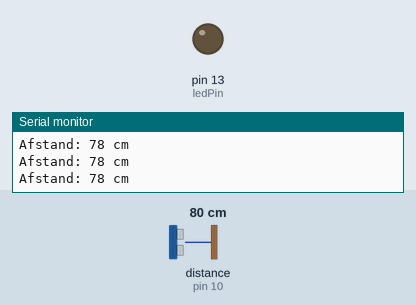
Recording of a sketch running on a simulated Arduino Uno, built with avr-gcc and run on an emulated ATmega328P. On the bench: output pins drawn as LEDs (lit = HIGH), the last lines printed to the serial monitor. Wiring (inferred from the names in the program): ultrasonic range finder: trigger pin 9; echo pin 10. The inputs (shaded band) are chosen by the test bench; at power-on: distance to the obstacle (sensor on pin 10) 80 cm. The echo pulse lasts 58.3 µs per cm; pins used as bus, display or sensor lines are not drawn.

Above: at 1.3 s.
1.4 s: distance to the obstacle (sensor on pin 10) set to 7 cm
2.9 s: distance to the obstacle (sensor on pin 10) set to 4 cm
At 3.4 s:
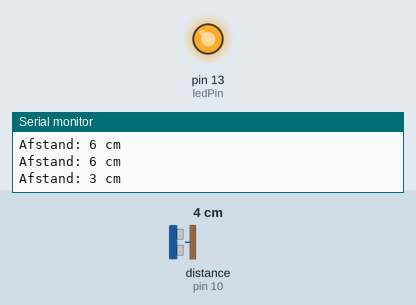
4.5 s: distance to the obstacle (sensor on pin 10) set to 9 cm
At 5.7 s:
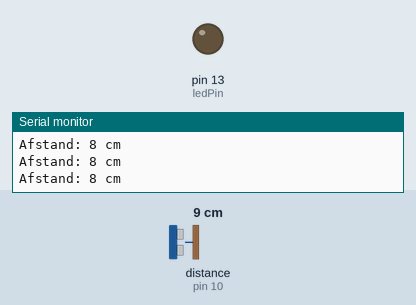
6.0 s: distance to the obstacle (sensor on pin 10) set to 2 cm
At 7.2 s:
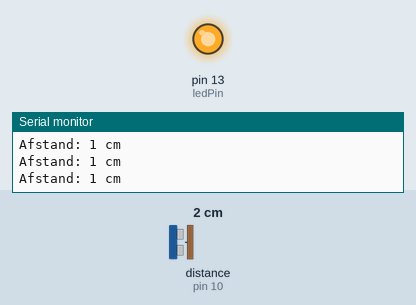
Timing chart, 0 to 8.5 s (numbered marks = the images above; inputs shaded):
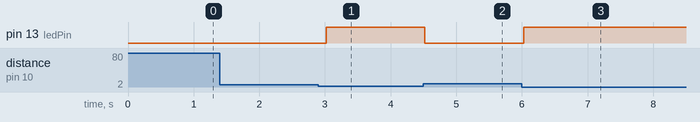

Measured:
- the behaviour switches between 6 and 5 cm on distance to the obstacle (sensor on pin 10) (found by bisection; images 0 and 1)
- after the input at 2.9 s, pin 13 (ledPin): LOW → HIGH after 0.12 s
- after the input at 4.5 s, pin 13 (ledPin): HIGH → LOW at once
- after the input at 6.0 s, pin 13 (ledPin): LOW → HIGH at once

The sketch:

ultrasone.ino
```cpp
// Pinconfiguratie
const int trigPin = 9; // Pin voor het trigger-signaal van de ultrasone sensor
const int echoPin = 10; // Pin voor het echo-signaal van de ultrasone sensor
const int ledPin = 13; // Pin voor de LED

// Variabelen
long duration;
int distance;

void setup() {
  Serial.begin(9600);
  pinMode(trigPin, OUTPUT);
  pinMode(echoPin, INPUT);
  pinMode(ledPin, OUTPUT);
}

void loop() {
  // Stuur ultrasone puls om afstand te meten
  digitalWrite(trigPin, LOW);
  delayMicroseconds(2);
  digitalWrite(trigPin, HIGH);
  delayMicroseconds(10);
  digitalWrite(trigPin, LOW);

  // Meet de duur van het echo-signaal om de afstand te berekenen
  duration = pulseIn(echoPin, HIGH);
  distance = duration * 0.034 / 2;

  // Toon de gemeten afstand op de seriële monitor
  Serial.print("Afstand: ");
  Serial.print(distance);
  Serial.println(" cm");

  // Controleer of de afstand minder is dan 5 cm en schakel de LED in
  if (distance < 5) {
    digitalWrite(ledPin, HIGH);
  } else {
    digitalWrite(ledPin, LOW);
  }

  // Wacht een korte tijd voordat de volgende meting wordt uitgevoerd
  delay(500);
}
```
